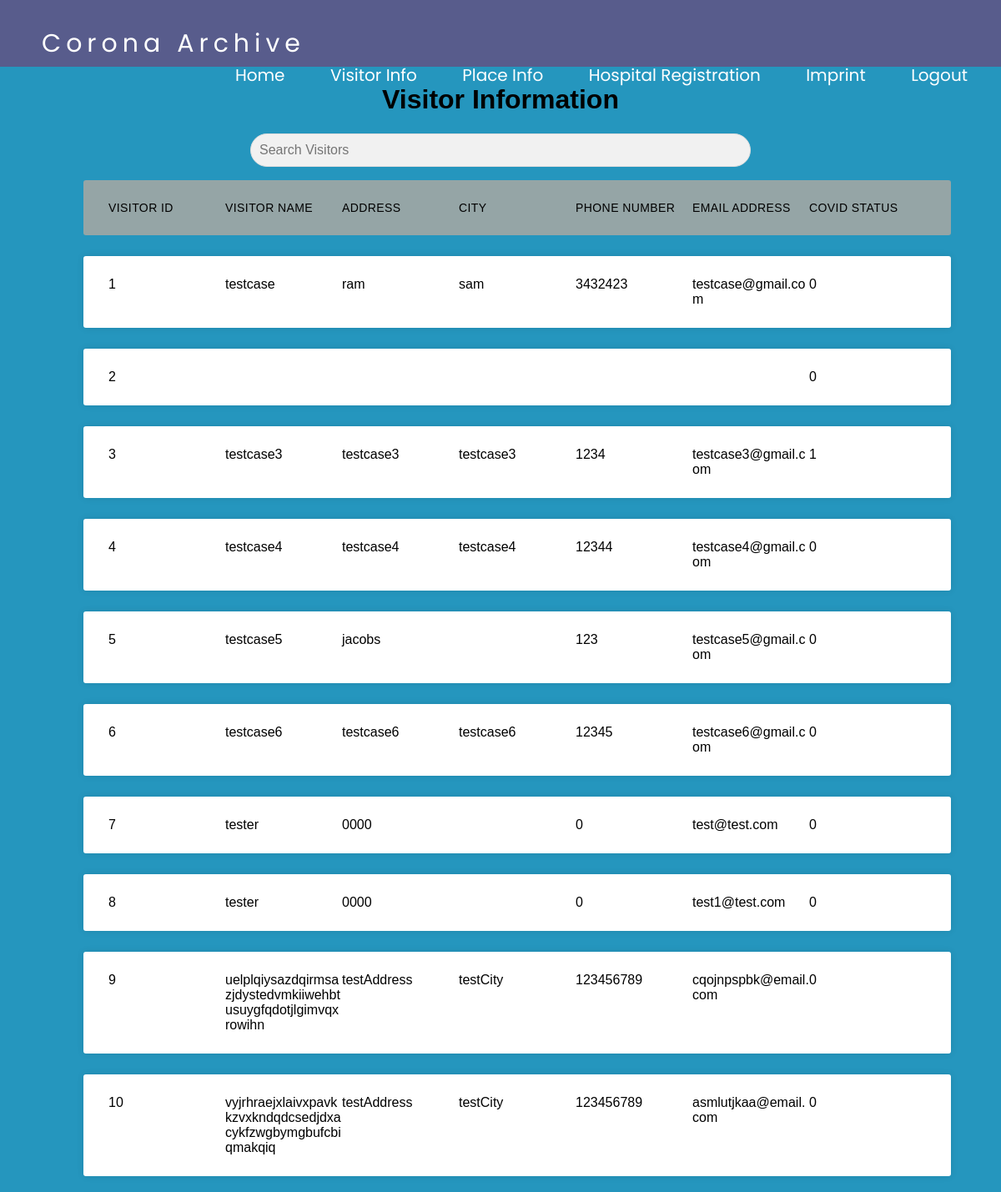
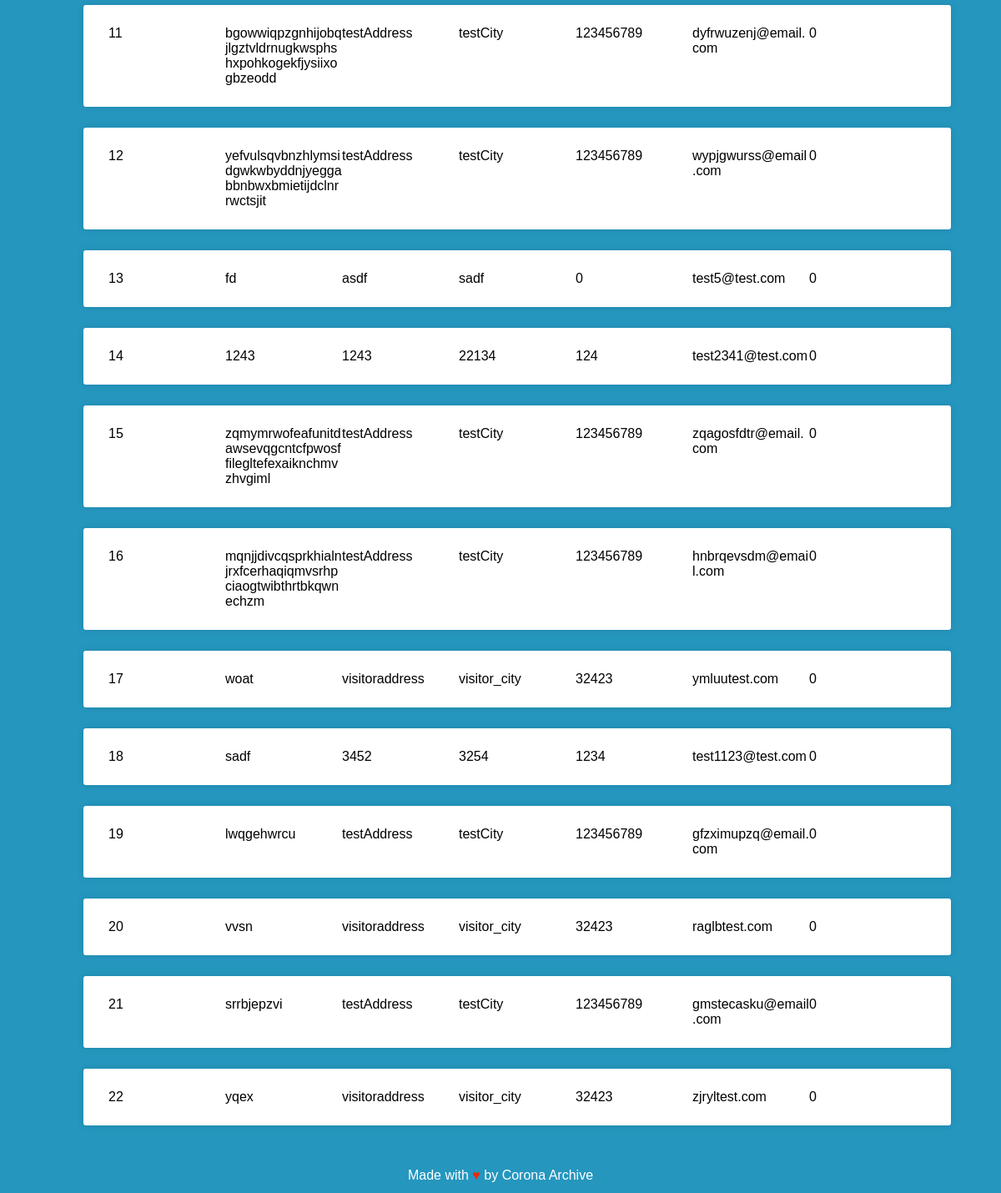
Screenshot of /visitor_info (signed in) with the database file from the repository (2 pictures, top to bottom).
### tables this page shows
CREATE TABLE "Visitors" (
    "id" INTEGER PRIMARY KEY,
    "name" VARCHAR (64) NOT NULL,
    "password" VARCHAR(64) NOT NULL,
    "address" VARCHAR (256) NOT NULL, -- large value incase very long adress
    "city" VARCHAR (64) NOT NULL,
    "phone_number" INTEGER,
    "email" VARCHAR (64) NOT NULL,
    "has_covid" INTEGER -- value that can be altered by hospital (1 = covid, 0 = no covid)
);

### views/agency.py (the view)
def visitorinfo():
    usertype = session.get('userType')
    if usertype != 'Agency':
        flash("SORRY NOT AUTHORIZED")
        return redirect(url_for('login'))
    if 'userId' in session:
        connection = sqlite3.connect(database)
        cursor = connection.cursor()
        loggedInUser = cursor.execute(
            f"SELECT name FROM {session.get('userType')} WHERE id='{session.get('userId')}'").fetchone()
        visitors = cursor.execute("SELECT * FROM Visitors").fetchall()
        return render_template("visitor_info.html", visitors=visitors)
    else:
        flash("You need to login to access the home page.")
        return redirect(url_for('login'))

### templates/visitor_info.html (shortened to what this page needs)
{% extends 'base.html' %} {%block head%}
<link
  rel="stylesheet"
  type="text/css"
  href="{{ url_for('static', filename='css/table.css')}}"
/>
{% endblock %} {% block content %} {% include 'navbar.html' %}
<main class="content">
  <h1>Visitor Information</h1>
  <input
    type="text"
    id="search-input"
    onkeyup="search('search-input','visitors-table')"
    placeholder="Search Visitors"
  />
  <ul class="responsive-table">
    <li class="table-header">
      <div class="col col-1">Visitor Id</div>
      <div class="col col-2">Visitor Name</div>
      <div class="col col-3">Address</div>
      <div class="col col-4">City</div>
      <div class="col col-5">Phone Number</div>
      <div class="col col-6">Email Address</div>
      <div class="col col-7">Covid Status</div>
    </li>
    <div id="visitors-table">
      {% for visitor in visitors %}
      <li class="table-row">
        <div class="col col-1" data-label="Job Id">{{ visitor[0] }}</div>
        <div class="col col-2" data-label="Customer Name">{{ visitor[1] }}</div>
        <div class="col col-3" data-label="Amount">{{ visitor[3] }}</div>
        <div class="col col-4" data-label="Payment Status">
          {{ visitor[4] }}
        </div>
        <div class="col col-5" data-label="Payment Status">
          {{ visitor[5] }}
        </div>
        <div class="col col-6" data-label="Payment Status">
          {{ visitor[6] }}
        </div>
        <div class="col col-7" data-label="Payment Status">
          {{ visitor[7] }}
        </div>
      </li>
      {% endfor %}
    </div>
  </ul>
  {% endblock %}

### templates/base.html (shortened to what this page needs)
<!DOCTYPE html>
<html lang="en">
  <head>
    <link
      rel="stylesheet"
      type="text/css"
      href="{{ url_for('static', filename='css/base.css')}}"
    />
    <link
      rel="stylesheet"
      type="text/css"
      href="{{ url_for('static', filename='css/navbar.css')}}"
    />
    <link
      rel="stylesheet"
      type="text/css"
      href="{{ url_for('static', filename='css/form.css')}}"
    />
    <link
      rel="stylesheet"
      href="https://cdnjs.cloudflare.com/ajax/libs/font-awesome/6.1.1/css/all.min.css"
    />
    {% block head %} {% endblock %}
  </head>
  <body>
    <div id="page-container" style="position: relative;min-height: 100vh;">
      <div id="content-wrap" style="padding-bottom: 2.5rem">
    {% block content %} {% endblock %}
  </div>
    <footer style="position: absolute;bottom: 0;width:100%;height:2.5rem">
      Made with <span class="heart">&hearts;</span> by Corona Archive
    </footer>
  </div>
  </body>
</html>

### templates/navbar.html (shortened to what this page needs)
<nav id="navbar">
  <a class="navbar-brand" href=".{{ url_for('index')}}">Corona Archive</a>
  <div class="navbar-links">
    {% if session.get('userType') %}
    <a href="{{ url_for('index') }}" class="navbar-link">Home</a>
     {% if session.get('userType') == 'Agency' %}
    <a href="{{ url_for('visitorinfo') }}" class="navbar-link">Visitor Info</a>
    <a href="{{ url_for('placeinfo') }}" class="navbar-link">Place Info</a>
    <a href="{{ url_for('hospital_registration') }}" class="navbar-link"
      >Hospital Registration</a
    >
    {% endif %} {% else %}
    <a href="{{ url_for('login') }}" class="navbar-link">Login</a>
    <a href="{{ url_for('register') }}" class="navbar-link">Register</a>
    {% endif %}
    <a href="{{ url_for('imprint') }}" class="navbar-link">Imprint</a>
    {% if session.get('userType') %}
    <a href="{{ url_for('logout') }}" class="navbar-link">Logout</a>
    {% endif %}
  </div>
</nav>

### static/css/base.css (style rules this page uses)
* { box-sizing: border-box; }
html, body { font-family: "Poopins", sans-serif; }
html { padding: 0; margin: 0; }
body { margin: 0; padding: 0px; background-color: rgba(37, 150, 190); width: 100%; margin-left:auto; margin-right:auto; }
.content { display: flex; justify-content: center; align-items: center; flex-direction: column; width: 100%; height: 100%; }
h1 { text-align:center; }
li { text-align: left; }
footer { color: #ffffff; width: 100%; background-color: rgba(37, 150, 190); text-align: center; padding: 10px; }
.heart { color: #e8290b; }

### static/css/navbar.css (style rules this page uses)
#navbar { top: 0%; width: 100%; box-sizing: border-box; height: 80px; background-color: rgba(82,217,221); float:right; background-color: #585c8c; padding-top: 30px ; padding-left: 0px; padding-right: 20px; display: flex; align-items: center; justify-content: space-between; flex-wrap: wrap; }
nav a { color: rgb(255, 255, 255); font-size: 20px; margin-left: 50px; text-decoration: none; }
.navbar-brand { font-size: 30px; letter-spacing: 6px; font-family: "poppins"; }
.navbar-link { font-size: 20px; font-family: "poppins"; }
.navbar-links { padding-right: 20px; margin-left: auto; margin-right: 0; }

### static/css/table.css (style rules this page uses)
.responsive-table { min-width: 90%; }
#search-input { width: 50%; padding: 10px; border: 1px solid #ddd; border-radius: 24px; font-size: 16px; background-color: #f1f1f1; }
.responsive-table li { border-radius: 3px; padding: 25px 30px; display: flex; justify-content: space-between; margin-bottom: 25px; }
.responsive-table .table-header { background-color: #95a5a6; font-size: 14px; text-transform: uppercase; letter-spacing: 0.03em; }
.responsive-table .table-row { background-color: #ffffff; box-shadow: 0px 0px 9px 0px rgba(0, 0, 0, 0.1); }
.responsive-table .col-1 { flex-basis: 100%; overflow-wrap: anywhere; }
.responsive-table .col-2 { flex-basis: 100%; overflow-wrap: anywhere; }
.responsive-table .col-3 { flex-basis: 100%; overflow-wrap: anywhere; }
.responsive-table .col-4 { flex-basis: 100%; overflow-wrap: anywhere; }
.responsive-table .col-5 { flex-basis: 100%; overflow-wrap: anywhere; }
.responsive-table .col-6 { flex-basis: 100%; overflow-wrap: anywhere; }
.responsive-table .col-7 { flex-basis: 100%; overflow-wrap: anywhere; }

### rows the page displays
Visitors: id "1", name "testcase", address "ram", city "sam", phone_number "3432423", email "testcase@gmail.com", has_covid "0"
Visitors: id "2", has_covid "0"
Visitors: id "3", name "testcase3", address "testcase3", city "testcase3", phone_number "1234", email "testcase3@gmail.com", has_covid "1"
Visitors: id "4", name "testcase4", address "testcase4", city "testcase4", phone_number "12344", email "testcase4@gmail.com", has_covid "0"
Visitors: id "5", name "testcase5", address "jacobs", phone_number "123", email "testcase5@gmail.com", has_covid "0"
Visitors: id "6", name "testcase6", address "testcase6", city "testcase6", phone_number "12345", email "testcase6@gmail.com", has_covid "0"
Visitors: id "7", name "tester", address "0000", phone_number "0", email "test@test.com", has_covid "0"
Visitors: id "8", name "tester", address "0000", phone_number "0", email "test1@test.com", has_covid "0"
Visitors: id "9", name "uelplqiysazdqirmsazjdystedvmkiiwehbtusuygfqdotjlgimvqxrowihn", address "testAddress", city "testCity", phone_number "123456789", email "cqojnpspbk@email.com", has_covid "0"
Visitors: id "10", name "vyjrhraejxlaivxpavkkzvxkndqdcsedjdxacykfzwgbymgbufcbiqmakqiq", address "testAddress", city "testCity", phone_number "123456789", email "asmlutjkaa@email.com", has_covid "0"
Visitors: id "11", name "bgowwiqpzgnhijobqjlgztvldrnugkwsphshxpohkogekfjysiixogbzeodd", address "testAddress", city "testCity", phone_number "123456789", email "dyfrwuzenj@email.com", has_covid "0"
Visitors: id "12", name "yefvulsqvbnzhlymsidgwkwbyddnjyeggabbnbwxbmietijdclnrrwctsjit", address "testAddress", city "testCity", phone_number "123456789", email "wypjgwurss@email.com", has_covid "0"
Visitors: id "13", name "fd", address "asdf", city "sadf", phone_number "0", email "test5@test.com", has_covid "0"
Visitors: id "14", name "1243", address "1243", city "22134", phone_number "124", email "test2341@test.com", has_covid "0"
Visitors: id "15", name "zqmymrwofeafunitdawsevqgcntcfpwosffilegltefexaiknchmvzhvgiml", address "testAddress", city "testCity", phone_number "123456789", email "zqagosfdtr@email.com", has_covid "0"
Visitors: id "16", name "mqnjjdivcqsprkhialnjrxfcerhaqiqmvsrhpciaogtwibthrtbkqwnechzm", address "testAddress", city "testCity", phone_number "123456789", email "hnbrqevsdm@email.com", has_covid "0"
Visitors: id "17", name "woat", address "visitoraddress", city "visitor_city", phone_number "32423", email "ymluutest.com", has_covid "0"
Visitors: id "18", name "sadf", address "3452", city "3254", phone_number "1234", email "test1123@test.com", has_covid "0"
Visitors: id "19", name "lwqgehwrcu", address "testAddress", city "testCity", phone_number "123456789", email "gfzximupzq@email.com", has_covid "0"
Visitors: id "20", name "vvsn", address "visitoraddress", city "visitor_city", phone_number "32423", email "raglbtest.com", has_covid "0"
Visitors: id "21", name "srrbjepzvi", address "testAddress", city "testCity", phone_number "123456789", email "gmstecasku@email.com", has_covid "0"
Visitors: id "22", name "yqex", address "visitoraddress", city "visitor_city", phone_number "32423", email "zjryltest.com", has_covid "0"
